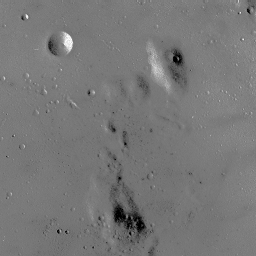
#> input picture HW3/moon.bmp, 256 x 256 px
$ python MP3.py
#> lines starting #> are read from the running program, lines starting #| are printed output that depends on the picture
#> in main, img_1 is the input picture: shape (256, 256); min 0, max 255, mean 119.7
import numpy as np
import cv2
import matplotlib.pyplot as plt
#Histogram Equalization function
def HistoEqualization(img):
    im_input = np.array(img)
    im = im_input.flatten()
    print(im)
#> (printed output is left out)

    # generate histogram for original image
    hist, bin_edges = np.histogram(im, bins=256)
#> hist = 256 values, max 5145 at index 120, min 0 at index 1, mean 256; bin_edges = 257 values from 0 to 255
    print(np.shape(hist))
#| (256,)
    print(np.shape(bin_edges))
#| (257,)
    bin_edges = np.delete(bin_edges,255)
#> bin_edges = 256 values from 0 to 255
    plt.plot(bin_edges,hist)
    plt.title("Histogram of original image")
    plt.show()
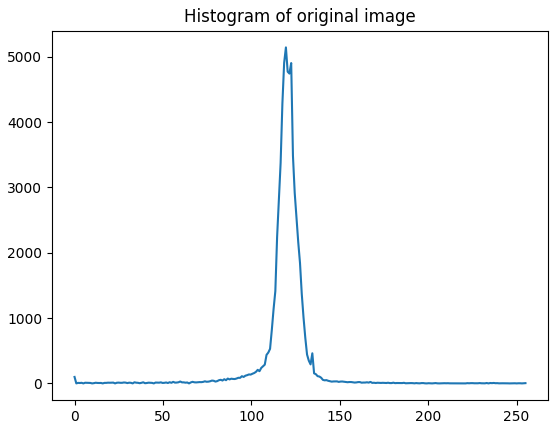
#> figure drawn by matplotlib, 1 panel; curve peaks at x = 119.5, y = 5145

    # generate normalized cumulative histogram
    hist_cumu = np.cumsum(hist)
#> hist_cumu = 256 values from 99 to 65536
    hist_normcu = hist_cumu/np.max(hist_cumu)
#> hist_normcu = 256 values from 0.00151 to 1
    plt.plot(bin_edges,hist_normcu)
    plt.title("Cumulative Histogram")
    plt.show()
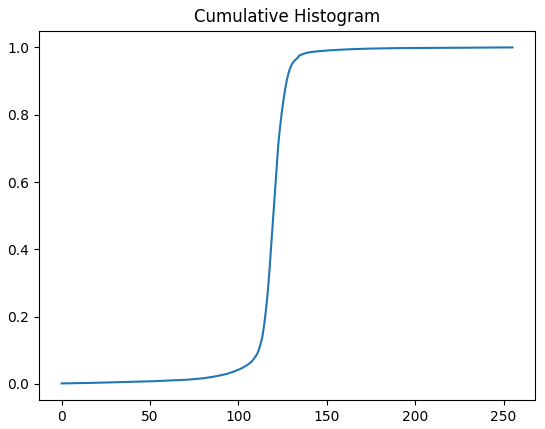
#> figure drawn by matplotlib, 1 panel; curve peaks at x = 255, y = 1

    # transfer original image to a new image according to normalized cumulative histogram
    x = np.shape(im_input)[0]-1
#> x = 255
    y = np.shape(im_input)[1]-1
#> y = 255
    new_img = np.zeros((x+1,y+1))
    for i in range(x+1):
        for j in range(y+1):
            new_img[i][j] = int(hist_normcu[int(im_input[i][j])]*255)
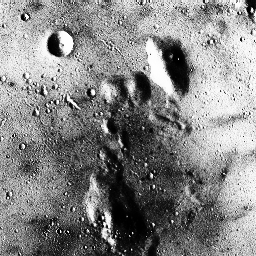
#> new_img: shape (256, 256) float64; min 0, max 255, mean 133.2

    # generate histogram for processed image
    flat_new_img = new_img.flatten()
    hist, bin_edges = np.histogram(flat_new_img, bins=np.arange(256))
#> hist = 255 values, max 5145 at index 124, min 0 at index 17, mean 257
    print(np.shape(hist))
#| (255,)
    print(np.shape(bin_edges))
#| (256,)
    bin_edges = np.delete(bin_edges,255)
#> bin_edges = 255 values from 0 to 254
    plt.plot(bin_edges,hist)
    plt.title("Histogram of processed image")
    plt.show()
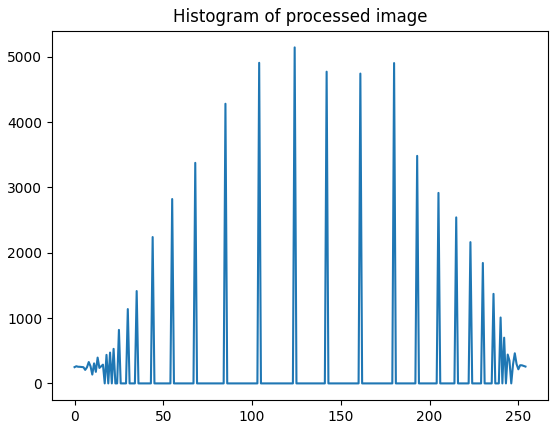
#> figure drawn by matplotlib, 1 panel; curve peaks at x = 124, y = 5145
    return new_img

def main():
    img_1 = cv2.imread("moon.bmp",cv2.IMREAD_GRAYSCALE)

    cv2.imshow('original',img_1)


    img_d1 = np.uint8(HistoEqualization(img_1))
    cv2.imshow('updated',img_d1)

    cv2.waitKey(0)
    cv2.destroyAllWindows()

if __name__ == "__main__":
    main()
